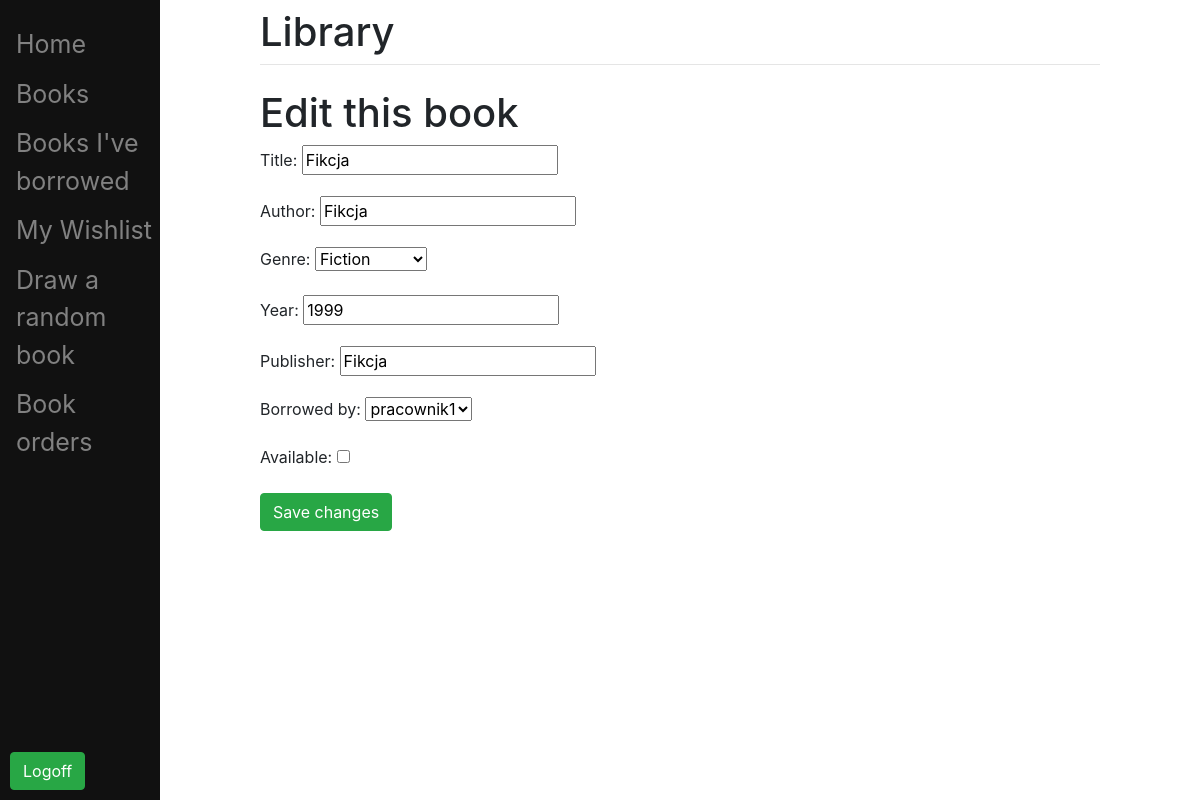
/edit/1/ (signed in), run on an earlier commit of the app's database.
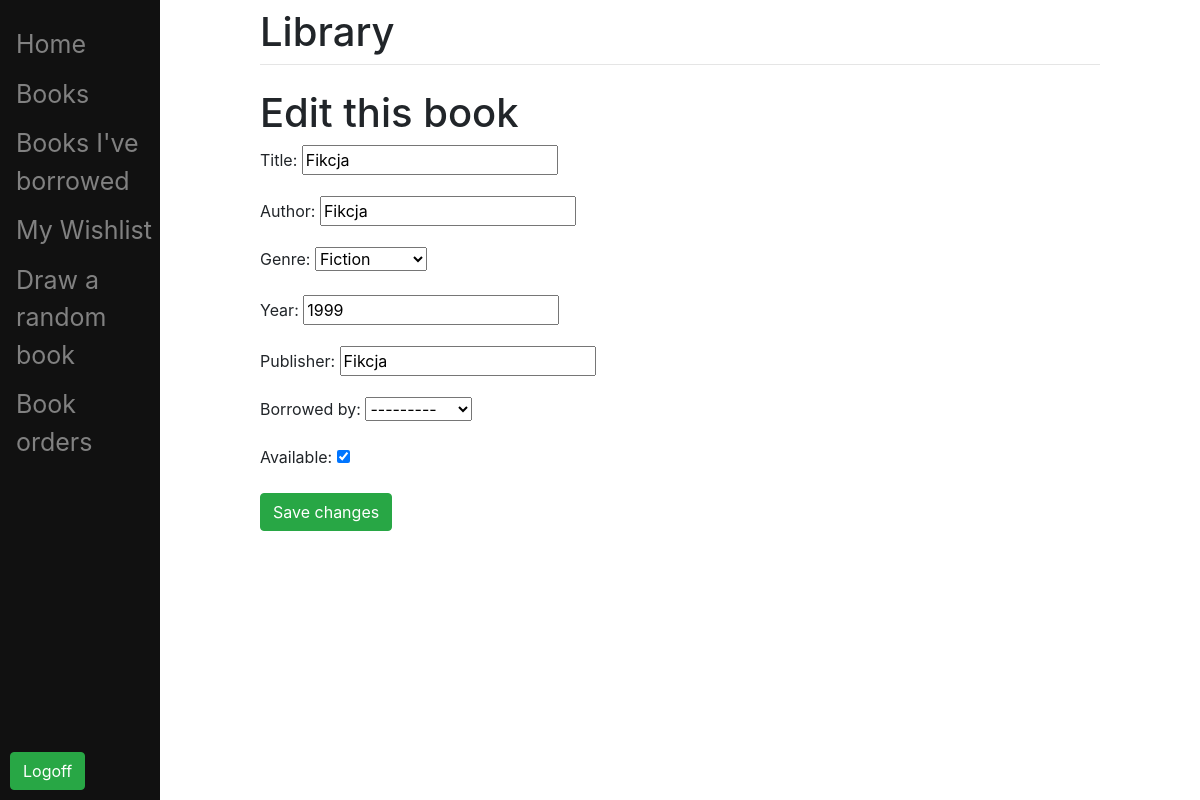
And on a later commit of the database.
### app/models.py (models this page shows, shortened)
class Book(models.Model):
    GENRE_CHOICES = [
        ('fiction', 'Fiction'),
        ('non-fiction', 'Non-Fiction'),
        ('fantasy', 'Fantasy'),
        ]
    title = models.CharField(max_length=200)
    author = models.CharField(max_length=200)
    genre = models.CharField(max_length=20, choices=GENRE_CHOICES)
    year = models.IntegerField()
    borrowed_by = models.ForeignKey(User, on_delete=models.CASCADE, related_name="book", null=True, blank=True)
    available = models.BooleanField(default=True)
    quantity = models.PositiveIntegerField(default=1)
    publisher = models.CharField(max_length=200,null=True, blank=True)

### app/views.py (the view)
# urls.py: path('edit/<int:book_id>/', views.edit_book, name='edit_book'),
@login_required
def edit_book(request, book_id):
    book = get_object_or_404(Book, pk=book_id)
    if request.method == 'POST':
        form = BookForm(request.POST, instance=book)
        if form.is_valid():
            form.save()
            return redirect('book_list')
    else:
        form = BookForm(instance=book)
    return render(request, 'app/edit_book.html', {'form': form})

### app/forms.py
class BookForm(forms.ModelForm):
    class Meta:
        model = Book
        fields = ['title', 'author', 'genre', 'year','publisher', 'borrowed_by', 'available']

### app/templates/app/edit_book.html (shortened to what this page needs)
{% extends 'app/base.html' %}
{% block content %}
{% for group in user.groups.all %}
    {% if group.name == 'Employees' %}
<h1>Edit this book</h1>
<form method="post" class="form-group">
    {{ form.as_p }}
    <button type="submit" class="btn btn-success">Save changes</button>
</form>
    {% endif %}
{% endfor %}
{% endblock %}

What changed in the data, as far as the page shows it:
changed Book "Fikcja": borrowed_by "pracownik1" → "---------"; available "☐" → "☑"
